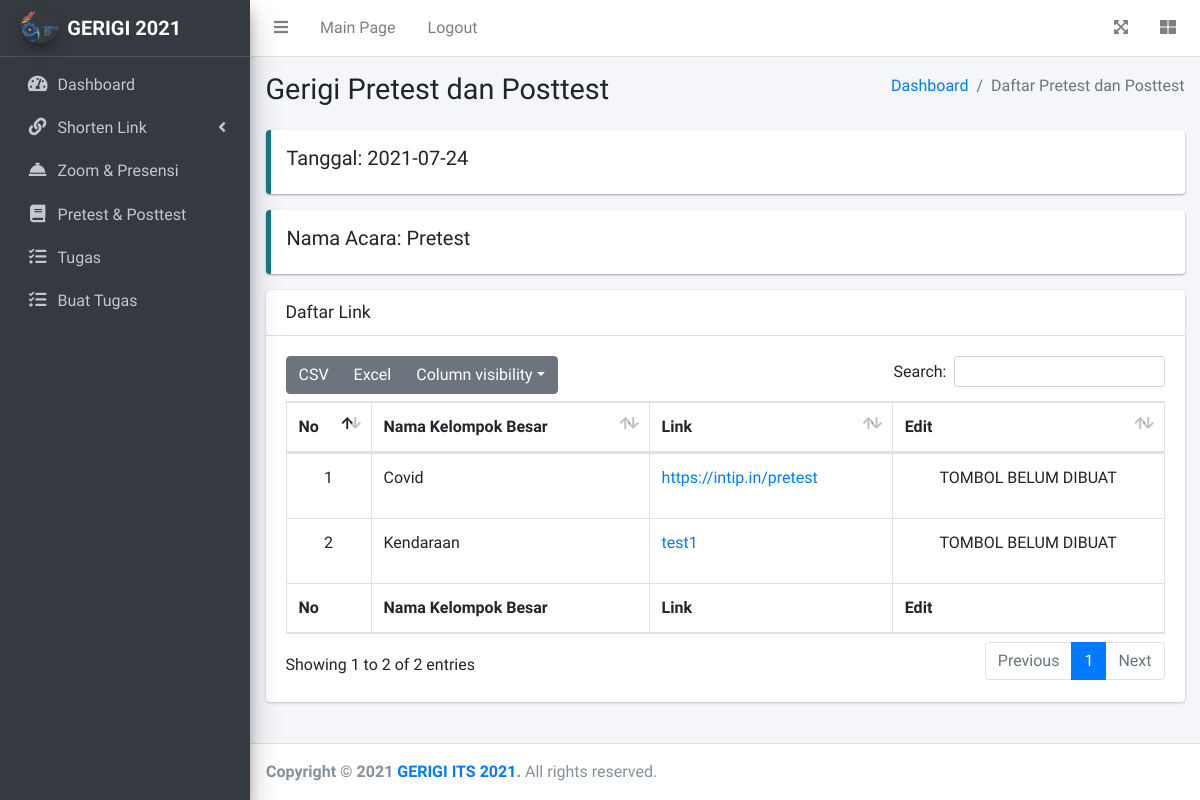
Page /index.php/admin/editTests/2 on the committed database.
### tables this page shows
CREATE TABLE `linkrundown` (
  `idTest` int(11) NOT NULL,
  `idRundown` int(11) NOT NULL,
  `link` varchar(256) NOT NULL,
  `idKelBesar` int(11) NOT NULL,
  `dateUse` date NOT NULL,
  `dateCreate` date NOT NULL
);

CREATE TABLE `tbrundown` (
  `idRundown` int(11) NOT NULL,
  `nama` varchar(256) NOT NULL,
  `jam` time NOT NULL,
  `hasLink` varchar(256) NOT NULL,
  `dateUse` date NOT NULL,
  `dateCreate` date NOT NULL
);

CREATE TABLE `tbkelbesar` (
  `idKelBesar` int(11) NOT NULL,
  `namaKelBesar` varchar(100) NOT NULL,
  `namaPicKelBesar` varchar(100) NOT NULL,
  `cpPicKelBesar` varchar(100) NOT NULL,
  `dateCreate` datetime NOT NULL
);

### application/controllers/Admin.php (called while the page is built, shortened)
<?php
class Admin extends CI_Controller
{
	public function __construct()
	{
		$this->load->model('ModelAdmin');
	}
	public function editTests($idRundown = "")
	{
		$data = [
			'title'			=> 'Edit Pretest & Posttest',
			'lists'			=> $this->ModelAdmin->getEditTests($idRundown)
		];
		$this->load->view('Adminpage/Templates/header', $data);
		$this->load->view('Adminpage/Templates/navbar');
		$this->load->view('Adminpage/Templates/sidebar', $data);
		$this->load->view('Adminpage/edit_tests');
		$this->load->view('Adminpage/Templates/footer');
	}
}

### index.php (called while the page is built, shortened)
<?php
require_once BASEPATH.'core/CodeIgniter.php';

### application/models/ModelAdmin.php (called while the page is built, shortened)
<?php
class ModelAdmin extends CI_Model
{
	function getEditTests($idRundown)
	{
		$this->db->select('linkrundown.*, tbkelbesar.namaKelBesar, tbrundown.nama');
		$this->db->from('linkrundown');
		$this->db->join('tbkelbesar', 'tbkelbesar.idKelBesar = linkrundown.idKelBesar');
		$this->db->join('tbrundown', 'tbrundown.idRundown = linkrundown.idRundown');
		$this->db->where('linkrundown.idRundown', $idRundown);
		return $this->db->get()->result_array();
	}
}

### application/views/Adminpage/edit_tests.php (the view)
<div class="content-wrapper">
  <div class="content-header">
    <div class="container-fluid">
      <div class="row mb-2">
        <div class="col-sm-6">
          <h1 class="m-0">Gerigi Pretest dan Posttest</h1>
        </div>
        <div class="col-sm-6">
          <ol class="breadcrumb float-sm-right">
            <li class="breadcrumb-item"><a href="<?= base_url('Admin'); ?>">Dashboard</a></li>
            <li class="breadcrumb-item active">Daftar Pretest dan Posttest</li>
          </ol>
        </div>
      </div>
    </div>
  </div>
  <div class="content">
    <div class="container-fluid">
      <div class="callout callout-info">
        <h5>Tanggal: <?php echo $lists[0]['dateUse'];?></h5>
      </div>
      <div class="callout callout-info">
        <h5>Nama Acara: <?php echo $lists[0]['nama'];?></h5>
      </div>
      <div class="card">
        <div class="card-header">
          <h3 class="card-title">Daftar Link</h3>
        </div>
        <div class="card-body">
          <table id="datatables" class="table table-bordered table-hover">
            <thead>
              <tr>
                <th>No</th>
                <th>Nama Kelompok Besar</th>
                <th>Link</th>
                <th>Edit</th>
              </tr>
            </thead>
            <tbody>
                <?php $i = 1 ?>
                <?php foreach ($lists as $list) : ?>
                <tr>
                  <td class="text-center"><?= $i++; ?></td>
                  <td><?= $list['namaKelBesar']; ?></td>
                  <td><a href="<?php echo $list['link'];?>" target="_blank"> <?= $list['link']?></td>
                  <td class="text-center">
                    <p>TOMBOL BELUM DIBUAT</p>
                  </td>
                </tr>
              <?php endforeach; ?>
            </tbody>
            <tfoot>
              <tr>
                <th>No</th>
                <th>Nama Kelompok Besar</th>
                <th>Link</th>
                <th>Edit</th>
              </tr>
            </tfoot>
          </table>
        </div>
      </div>
    </div>
  </div>
</div>

### rows in the picture
linkrundown: dateUse "2021-07-24", idKelBesar.namaKelBesar "Covid", link "https://intip.in/pretest"
tbrundown: nama "Pretest"
linkrundown: idKelBesar.namaKelBesar "Kendaraan", link "test1"
